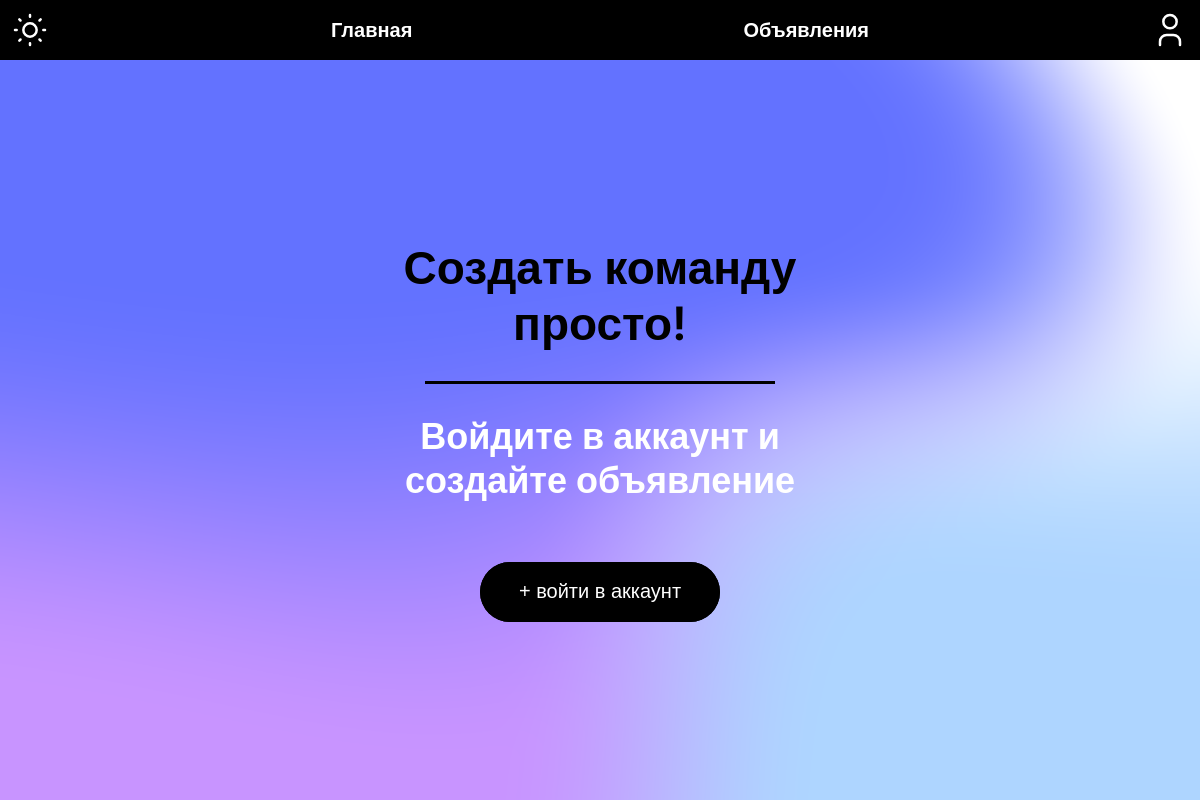
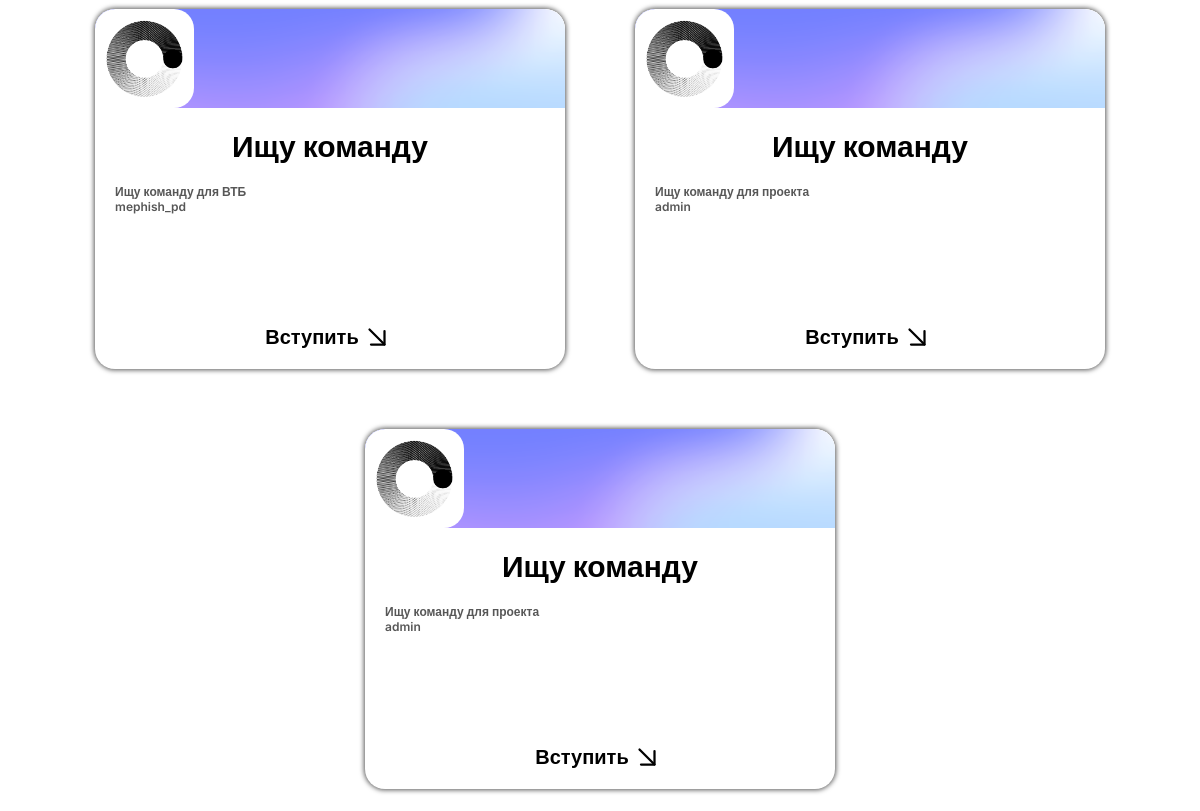
The app's page / (upper part), older data (2 pictures, top to bottom).
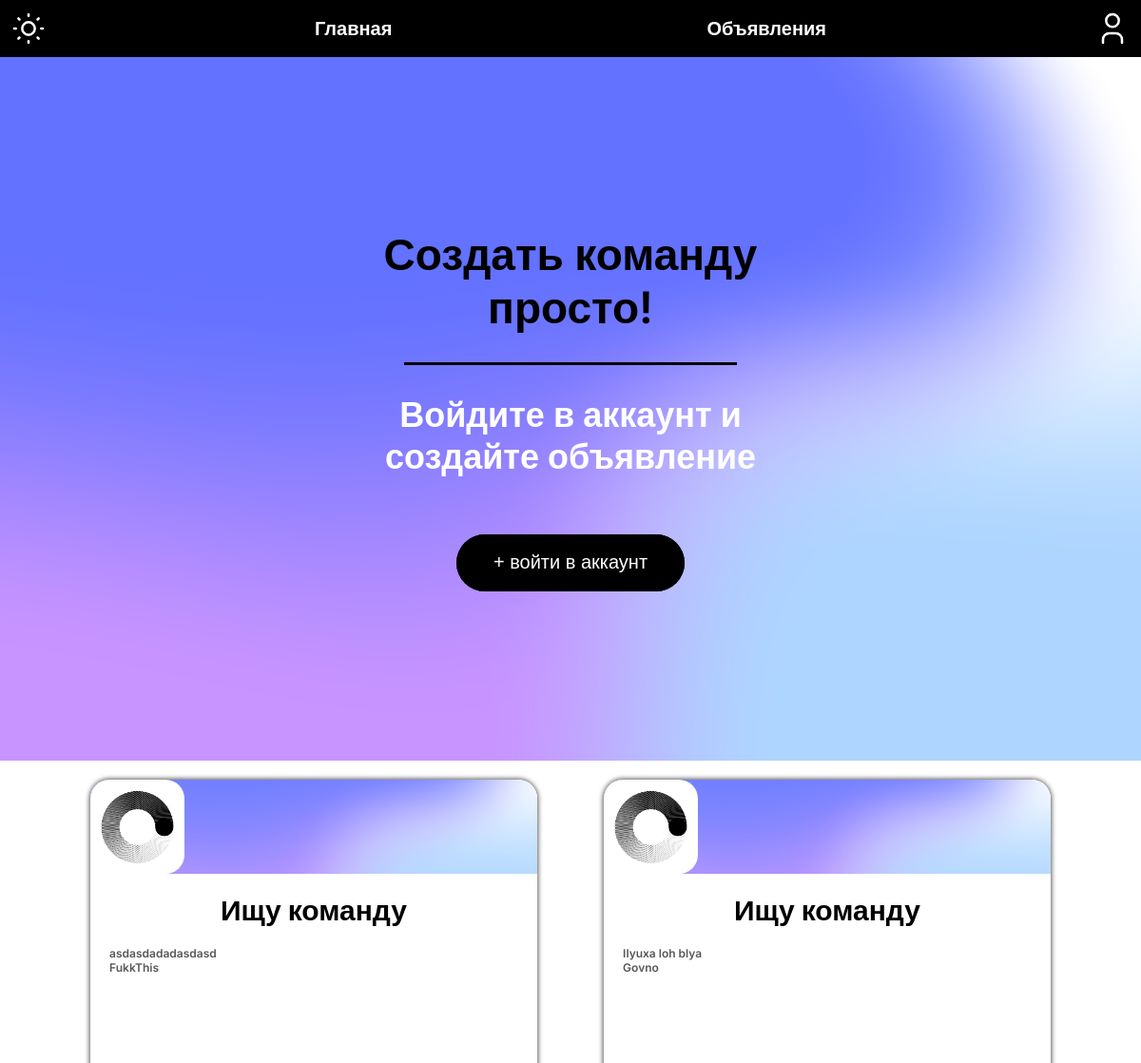
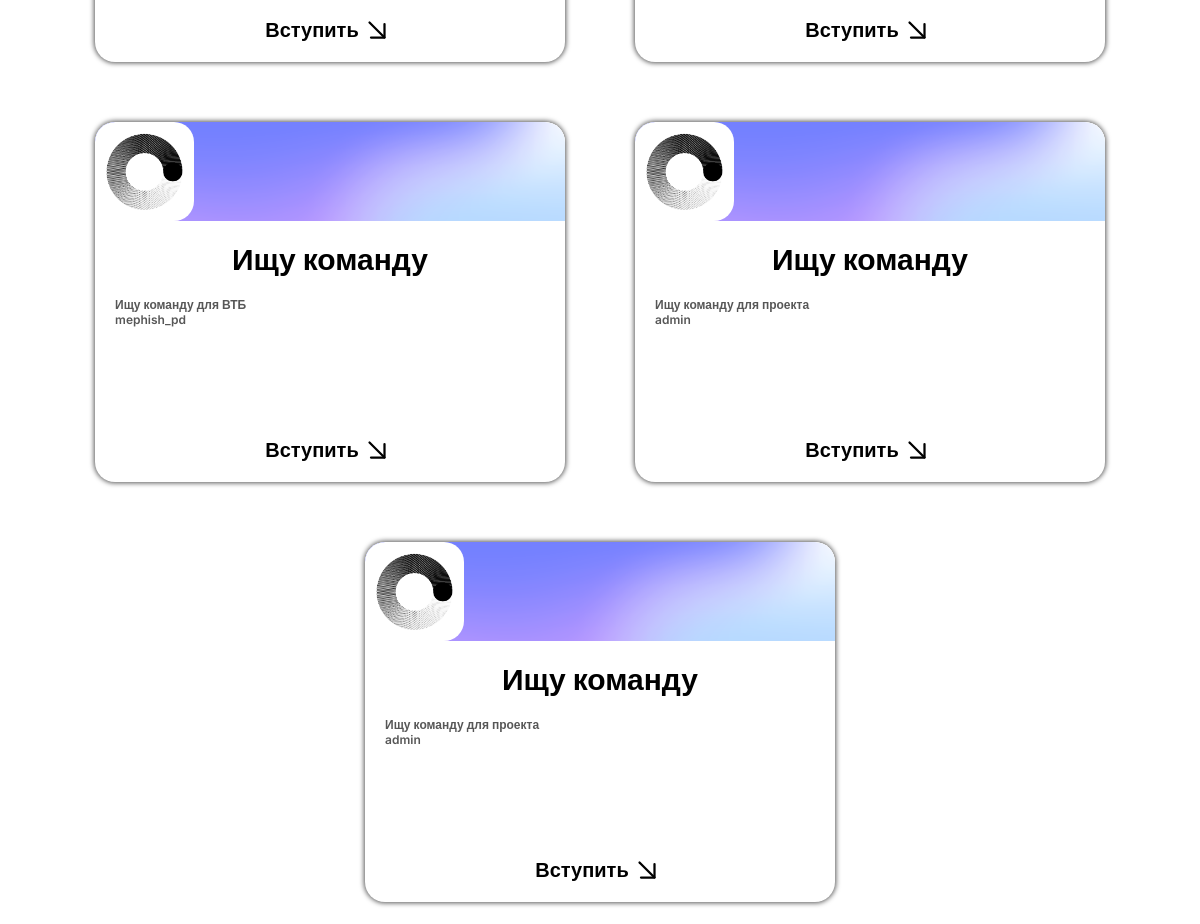
The same page, newer data (2 pictures, top to bottom).
### bboard/models.py (models this page shows)
class BBoard(models.Model):
    title = models.CharField(max_length=50, verbose_name="Предложение по разработке")
    content = models.CharField(max_length=500, null=True, blank=True, verbose_name="Описание задачи")
    published = models.DateTimeField(auto_now_add=True, db_index=True, verbose_name="Дата публикации")
    author = models.ForeignKey('accounts.CustomUser', on_delete=models.CASCADE, null=True)
    requests = models.ManyToManyField(Request, blank=True, null=True)
    members = models.ManyToManyField(Member, blank=True, null=True)
    class Meta:
        verbose_name_plural = "Акутальные предложения"
        verbose_name = "Актуальное предложение"
        ordering = ['-published']

### accounts/models.py (models this page shows)
class CustomUser(AbstractUser):
    email = models.EmailField('Почта', max_length=50)
    first_name = models.CharField('Имя', max_length=50)
    last_name = models.CharField('Фамилия', max_length=50)
    skills = models.CharField('Навыки', max_length=100)
    bboards = models.ManyToManyField('bboard.BBoard', blank=True, null=True)

### bboard/views.py (the view)
# urls.py: path('', index, name='index'),
def index(request):
    bbs = BBoard.objects.all()
    for bb in bbs:
        print(bb)
    rubrics = Rubric.objects.all()
    context = {'bbs':bbs, 'rubrics':rubrics}
    return render(request, 'layout/basic2.html', context)

### bboard/templates/layout/basic2.html (shortened to what this page needs)
{% load static %}
<!DOCTYPE html>
<html lang="en">
<head>
    <link rel="stylesheet" href="{% static 'bboard\style.css' %}">
    <link rel="stylesheet" href="{% static 'bboard\main.css' %}">
</head>
<div class="header" id="header">
    <div class="header__wrapper">
        <a href="{% url 'index' %}" class="header-nav-ref">Главная</a>
        <a href="" class="header-nav-ref">Объявления</a>
        <a href="{% url 'profile' %}" style="right: 10px; position: absolute; display: block; height: calc(var(--index-scale) * 2) ; width: calc(var(--index-scale) * 2);">
        </a>
        <button id="button-switcher-press" onclick="ThemeSwitch()" style="background-color: var(--color-first); border: none; left: 10px; position: absolute; display: block; height: calc(var(--index-scale) * 2) ; width: calc(var(--index-scale) * 2);">
            <div id="condition-active" style="position: absolute; top: 0; width: 100%; height: 100%; left: 0; transition: .5s; background-color:black;">
            </div>
        </button>
    </div>
</div>
<section class="intro">
    <div class="intro__wrapper" style="width: calc(var(--index-scale) * 25);">
        <p style="text-align: center; font-size: var(--font-large); margin: 0; margin-bottom: 30px;">Создать команду просто!</p>
        <div style="margin: 0; height: 3px; width: 70%; background-color: black;"></div>
        <p style="text-align: center; font-size: var(--font-big); margin: 0; margin-top: 30px; margin-bottom: 60px; color: white;"> Войдите в аккаунт и создайте объявление</p>
        <button class="intro__btn"  onclick="location.href='auth/'; ">+ войти в аккаунт</button>
    </div>
</section>
<section class="ad-container">
    {% for bb in bbs %}
    <div class="ad-cube">
        <div class="ad-content">
            <div class="ad-image-container">
                <img class="ad-image-author" src="{% static 'bboard\mos-polytech.jpg' %}" alt="">
                <img class="ad-image-background" src="{% static 'bboard\mesh-gradient-blue.png' %}" alt="">
            </div>
            <div class="ad-text-container">
                <p class="ad-text-title">Ищу команду</p>
                <div class ="ad-text-content">{{ bb.content }}</div>
                <div class ="ad-text-content">{{ bb.author.username }}</div>
            </div>
            <a href="/details/{{bb.id}}" class ="ad-connect-ref">
                <div class ="ad-connect-content-ref">
                    <p class ="ad-connect-ref-title">Вступить</p>
                </div>
            </a>
         </div>
    </div>
    {% endfor %}
</section>
<body class="body">
</body>
</html>

Row changes from the older to the newer data that the page shows:
added BBoard: content "asdasdadadasdasd", author.username "FukkThis"
added BBoard: content "Ilyuxa loh blya", author.username "Govno"
